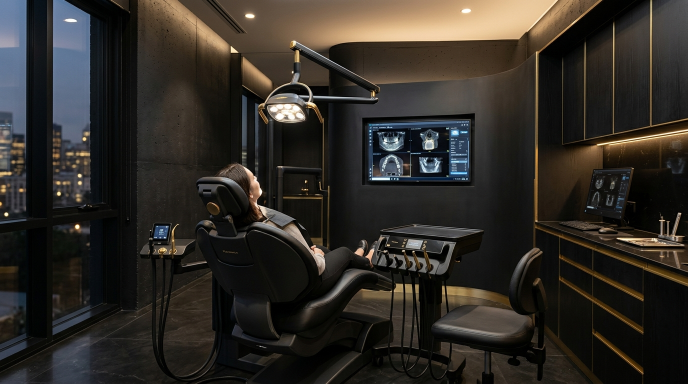
#> input picture dist/images/clinic_interior.jpg, 1376 x 768 px, given in place of digital_scanner_1784400957500.jpg, which was not available (shown at 1/2 size)
$ python fix_images.py
#> lines starting #> are read from the running program, lines starting #| are printed output that depends on the picture; pictures that were not available may be replaced by others from this repository, and a replacement may not be noted
from PIL import Image, ImageEnhance, ImageDraw
import os
import shutil

BRAIN_DIR = r"C:\Users\Pablo Tommas\.gemini\antigravity\brain\085a91da-b432-40f9-9c1a-b6546d8f0777"
DEST_DIR = r"C:\Users\Pablo Tommas\.gemini\antigravity\scratch\cliente.dentista-2026\public\images"

def apply_color_grading(img_path, dest_path, is_before=False):
    try:
        img = Image.open(img_path)
        img = img.convert("RGB")

        # Color grading for "editorial luxury": slightly desaturated, high contrast
        enhancer = ImageEnhance.Color(img)
        img = enhancer.enhance(0.8) # Less saturated

        enhancer = ImageEnhance.Contrast(img)
        img = enhancer.enhance(1.1) # Higher contrast

        if is_before:
            # Add yellow tint
            enhancer = ImageEnhance.Color(img)
            img = enhancer.enhance(1.3) # More saturated for before

            # Yellow filter overlay
            overlay = Image.new('RGB', img.size, (255, 230, 150))
            img = Image.blend(img, overlay, 0.2)

            # Draw a small gap between the teeth (middle)
            draw = ImageDraw.Draw(img)
            width, height = img.size
            # approximate center
            cx, cy = width // 2, height // 2
            # draw a subtle greyish gap line
            draw.line((cx, cy-30, cx, cy+30), fill=(50, 40, 30), width=4)

        img.save(dest_path, quality=90)
    except Exception as e:
        print(f"Error processing {img_path}: {e}")
        shutil.copy(img_path, dest_path)

def process_images():
    # 1. Scanner Intraoral -> Dentist scanning teeth
    shutil.copy(os.path.join(BRAIN_DIR, "scanner_gen_1784405125191.jpg"), os.path.join(DEST_DIR, "scanner.jpg"))

    # 2. Monitor showing smile simulation
    shutil.copy(os.path.join(BRAIN_DIR, "smile_planning_1784400965685.jpg"), os.path.join(DEST_DIR, "smile_planning.jpg"))

    # 3. Modern dental X-ray
    shutil.copy(os.path.join(BRAIN_DIR, "digital_scanner_1784400957500.jpg"), os.path.join(DEST_DIR, "digital_scanner.jpg"))

    # 4. CAD/CAM Digital milling machine
    # No milling machine exists, so we heavily crop another image
    try:
        img = Image.open(os.path.join(BRAIN_DIR, "digital_scanner_1784400957500.jpg"))
#> img is the input picture: PIL image 1376x768 RGB; mean R, G, B 47.5, 43.5, 38.2
        w, h = img.size
#> w = 1376; h = 768
        # Crop bottom right corner to look like a machine part
        cropped = img.crop((w//2, h//2, w, h))
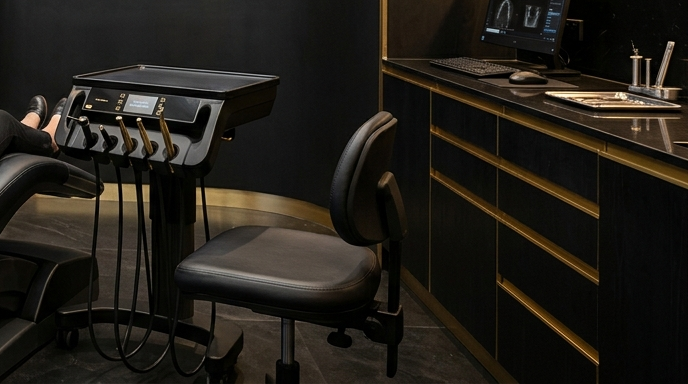
#> cropped: PIL image 688x384 RGB; mean R, G, B 34, 30.3, 24
        cropped = cropped.resize((w, h)) # Resize back
#> cropped: PIL image 1376x768 RGB
        cropped.save(os.path.join(DEST_DIR, "implant.jpg"), quality=90)
    except:
        pass

    # 5. Dentist analyzing digital scans on computer
    shutil.copy(os.path.join(BRAIN_DIR, "treating_gen_1784405133087.jpg"), os.path.join(DEST_DIR, "treating.jpg"))

    # 6. Premium treatment room
    shutil.copy(os.path.join(BRAIN_DIR, "clinic_gen_1784405141198.jpg"), os.path.join(DEST_DIR, "clinic.jpg"))

    # Before and After transformation (SAME PATIENT)
    smile_img = os.path.join(BRAIN_DIR, "smile_gen_1784405103089.jpg")
    apply_color_grading(smile_img, os.path.join(DEST_DIR, "after.webp"), is_before=False)
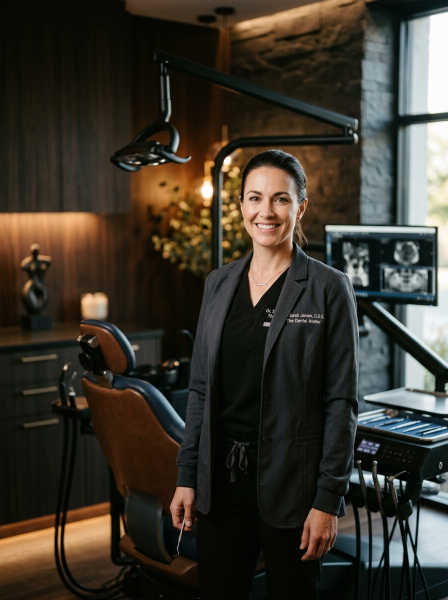
#> input picture dist/images/dentist_portrait.jpg, 896 x 1200 px, given in place of smile_gen_1784405103089.jpg, which was not available (shown at 1/2 size)
#> in apply_color_grading, img is the input picture: PIL image 896x1200 RGB; mean R, G, B 59.6, 54.3, 44.4
    apply_color_grading(smile_img, os.path.join(DEST_DIR, "before.webp"), is_before=True)
#> call 2 of apply_color_grading, with is_before = True
#> in apply_color_grading (call 2), `overlay = Image.new('RGB', img.size, (255, 230, 150))`:
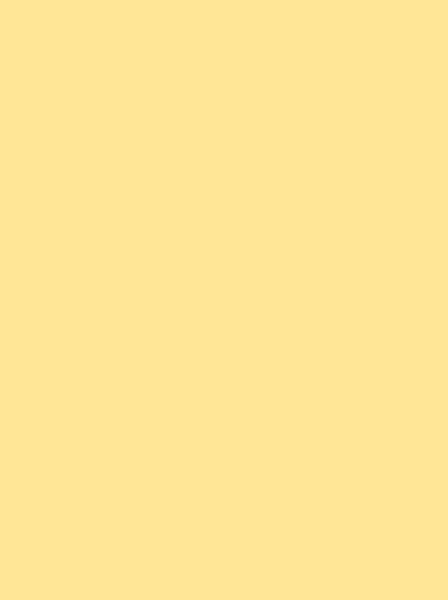
#> overlay: PIL image 896x1200 RGB (shown at 1/2 size); mean R, G, B 255, 230, 150
#> in apply_color_grading (call 2), `img = Image.blend(img, overlay, 0.2)`:
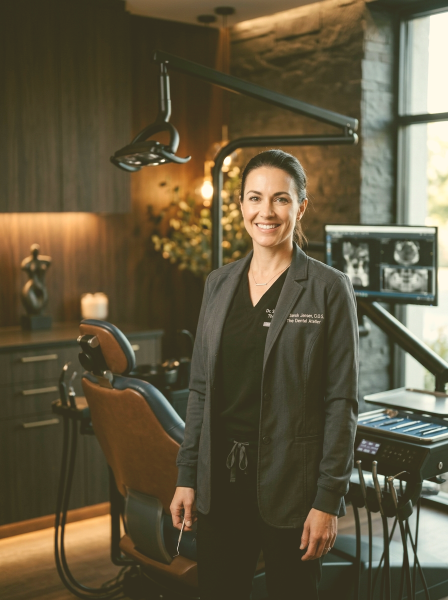
#> img: PIL image 896x1200 RGB (shown at 1/2 size); mean R, G, B 98, 87.9, 63.6

    # Rest of the images
    shutil.copy(os.path.join(BRAIN_DIR, "veneers_gen_1784405110231.jpg"), os.path.join(DEST_DIR, "veneers.jpg"))
    shutil.copy(os.path.join(BRAIN_DIR, "dentist_portrait_1784400949953.jpg"), os.path.join(DEST_DIR, "doctor.webp"))
    shutil.copy(os.path.join(BRAIN_DIR, "reception_luxury_1784400975032.jpg"), os.path.join(DEST_DIR, "waiting.webp"))
    shutil.copy(os.path.join(BRAIN_DIR, "digital_scanner_1784400957500.jpg"), os.path.join(DEST_DIR, "technology.webp"))
    shutil.copy(os.path.join(BRAIN_DIR, "clinic_interior_1784400941897.jpg"), os.path.join(DEST_DIR, "smile.jpg"))

    print("All images processed and saved.")

if __name__ == "__main__":
    process_images()
